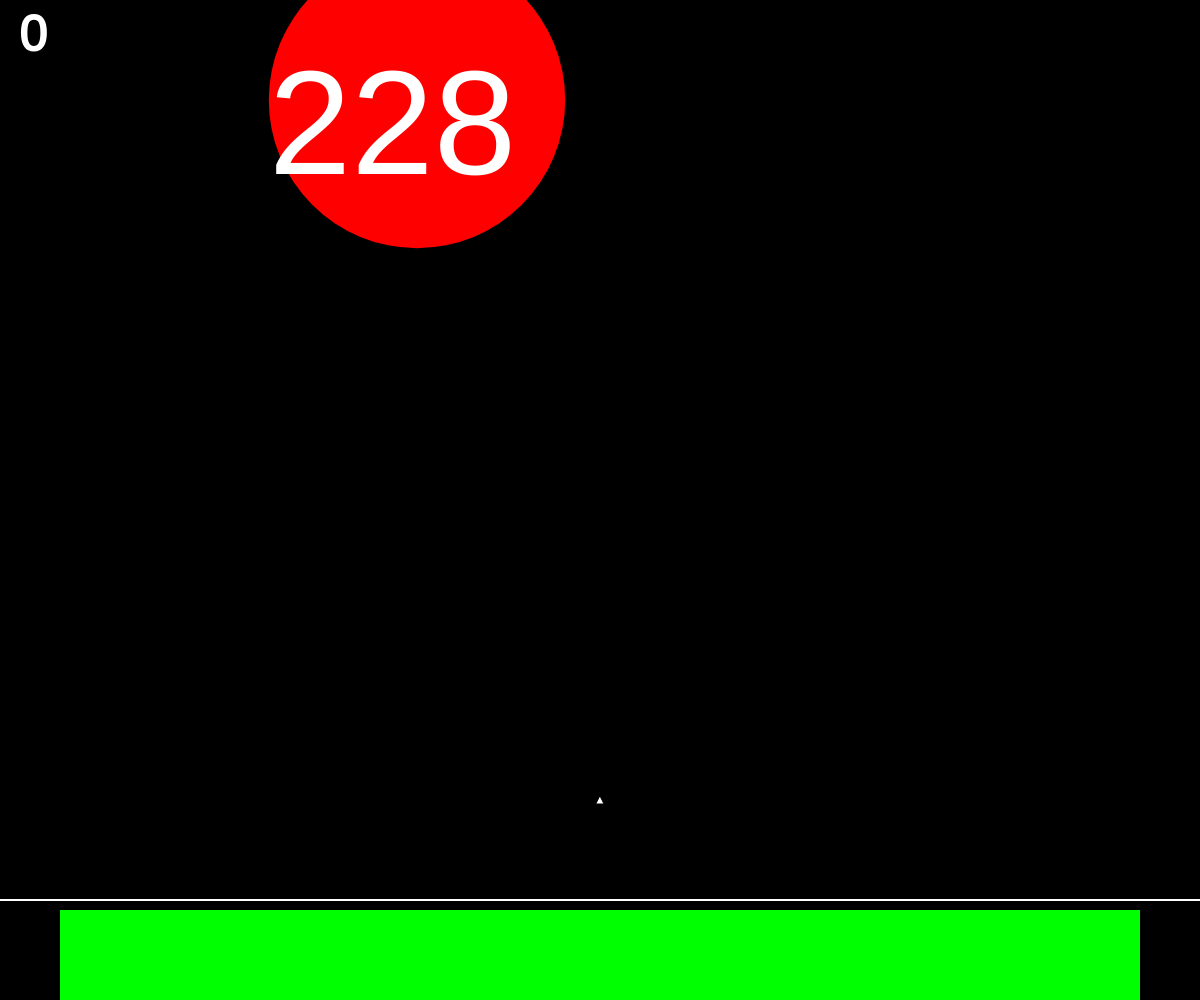
Frame 1 (no input)
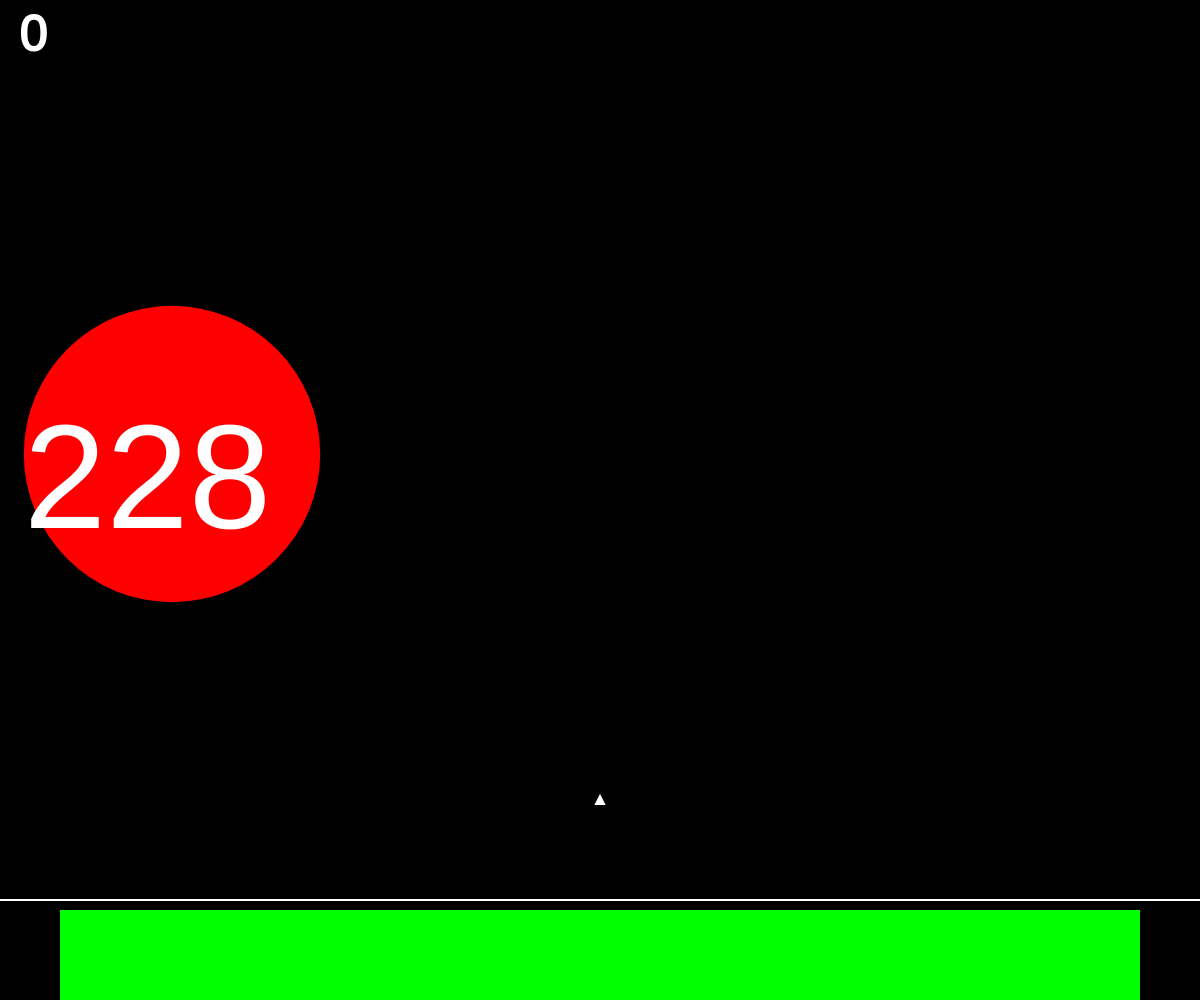
Frame 60 (no input)
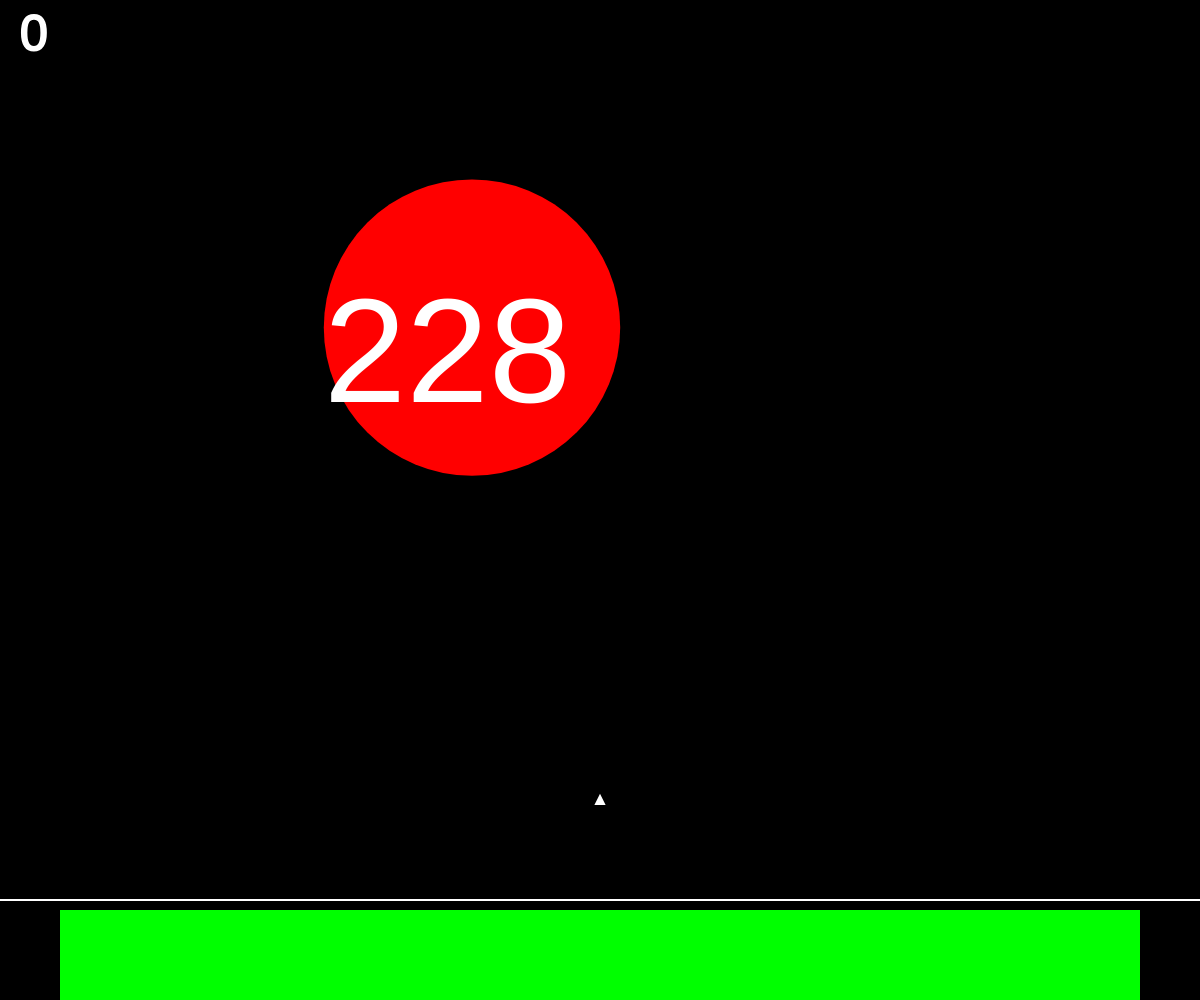
Frame 120 (the mouse pressed at the canvas centre since frame 60)

The p5.js sketch that drew these frames (run headless with seeded random() and noise() and a simulated clock; from frame 60 on, the mouse is pressed at the canvas centre):

// p5.js sketch
// ── sketch.js
let full_width = 400,
  full_height = 400;
let block_width, block_height;
let player;
let enemies = [];
let direction;
let counter = 0;
let score = 0;
let ammunition = 1;
let max_speed = 10;
let powerup;
let powerupActive = false;
let freezeActive = false;
let extraShotsActive = false;
let powerup_timer = 0;
let oldSpeed = [];
let end = 0;

function setup() {
  full_width = window.innerWidth;
  full_height = window.innerHeight;
  createCanvas(full_width, full_height);
  player = new Player();
  setInterval(newEnemy, 5000);
  setInterval(newPowerup, 10000);
  newEnemy();
}

function draw() {
  counter++;
  background(0);
  checkPowerups();
  player.run();
  for (let i = 0; i < enemies.length; i++) {
    enemies[i].run();
  }
  if (powerupActive == true) {
    powerup.run();
  }
  fill(0, 255, 0);
  noStroke();
  rect(full_width * 0.05, full_height * 0.91, full_width * 0.9 * ammunition, full_height * 0.91);
  fill(255);
  death();
  shotScored();
  clearBalls();
  stroke(255);
  strokeWeight(2);
  line(0, height * 0.9, width, height * 0.9);
  textSize(50);
  text(score, 20, 50);
}

function keyPressed() {
  if (key == " " && end == 1) {
    end = 0;
    enemies.splice(0, enemies.length);
    counter = 0;
    score = 0;
    ammunition = 1;
    player.reset();
    frameRate(60);
    console.log("enemies: " + enemies.length);
  }
}

function checkPowerups() {
  if (freezeActive == true) {
    freeze();
  }
  if (extraShotsActive == true) {
    extraShots();
  }
}

function freeze() {
  powerup_timer--;
  if (powerup_timer == 0) {
    freezeActive = false;
  }
}
function extraShots() {
  powerup_timer--;
  if (powerup_timer == 0) {
    extraShotsActive = false;
  }
}
function nuke() {
  for (let i = 0; i < enemies.length; i++) {
    enemies[i].health = 1;
  }
}

function newEnemy() {
  enemies.push(new Enemy());
}

function newPowerup() {
  if (powerupActive == false) {
    powerup = new Powerup();
  }
}

function powerupPop(effect) {
  powerupActive == false;
  if (effect == 1) {
    freezeActive = true;
    powerup_timer = 300;
  } else if (effect == 2) {
    extraShotsActive = true;
    powerup_timer = 1000;
  } else if (effect == 3) {
    nuke();
  }
}

function death() {
  for (let i = 0; i < enemies.length; i++) {
    distance = sqrt((player.x - enemies[i].x) * (player.x - enemies[i].x) + (player.y - enemies[i].y) * (player.y - enemies[i].y));
    if (distance < enemies[i].width / 2) {
      background(255);
      textSize(width / 10);
      let charWidth = width / 10;
      fill(0);
      text("you lost", (width / 2) - charWidth * 2, height / 2);
      textSize(width / 40);
      text("space to retry", (width / 2) - charWidth, (height / 2) + charWidth / 2);
      end = 1;
      frameRate(0);
    }
  }
  if (powerupActive == true) {
    distance = sqrt((player.x - powerup.x) * (player.x - powerup.x) + (player.y - powerup.y) * (player.y - powerup.y));
    if (distance < powerup.width / 2) {
    background(255);
    textSize(width / 10);
    let charWidth = width / 10;
    fill(0);
    text("you lost", (width / 2) - charWidth * 2, height / 2);
    textSize(width / 40);
    text("space to retry", (width / 2) - charWidth, (height / 2) + charWidth / 2);
    end = 1;
    frameRate(0);
  }
  }
}

function shotScored() {
  for (let i = 0; i < enemies.length; i++) {
    for (let j = 0; j < player.bullets.length; j++) {
      distance = sqrt((player.bullets[j].x - enemies[i].x) * (player.bullets[j].x - enemies[i].x) + (player.bullets[j].y - enemies[i].y) * (player.bullets[j].y - enemies[i].y));
      if (distance <= enemies[i].width / 2) {
        enemies[i].health--;
        player.bullets.splice(j, j + 1);
        score++;
      }
    }
  }
  for (let j = 0; j < player.bullets.length; j++) {
    if (powerupActive == true) {
      distance = sqrt((player.bullets[j].x - powerup.x) * (player.bullets[j].x - powerup.x) + (player.bullets[j].y - powerup.y) * (player.bullets[j].y - powerup.y));
      if (distance <= powerup.width / 2) {
        powerup.hit();
        player.bullets.splice(j, j + 1);
        score++;
      }
    }
  }
}

function clearBalls() {
  for (let i = 0; i < enemies.length; i++) {
    if (enemies[i].health <= 0) {
      enemies.splice(i, i + 1);
      score = score + 50;
    }
  }
}
class Player {
  constructor() {
    this.bullets = [];
    this.x = full_width / 2;
    this.y = full_height - full_height * 0.2;
    this.width = width / 300;
    this.velx = 0;
  }
  run() {
    this.update();
    this.updateBullets();
    this.render();
  }
  noCollision() {
    if (this.x < 0 + abs(this.velx) + this.width) {
      return 1;
    } else if (this.x > width - abs(this.velx)) {
      return 2;
    } else {
      return 0;
    }
  }
  reset() {
    this.x = width / 2;
    this.bullets.splice(0, this.bullets.length);
    this.velx = 0;
  }
  updateBullets() {
    for (let i = 0; i < this.bullets.length; i++) {
      this.bullets[i].run();
      if (this.bullets[i].y < 0) {
        this.bullets.splice(i, i + 1);
      }
    }
  }
  update() {
    if (keyIsDown(65) && this.noCollision() != 1) {
      this.velx = this.velx - 2;
      this.x = this.x + this.velx;
    } else if (keyIsDown(68) && this.noCollision() != 2) {
      this.velx = this.velx + 2;
      this.x = this.x + this.velx;
    } else {
      this.velx = 0;
    }
    if (this.velx < -max_speed) {
      this.velx = -max_speed;
    }
    if (this.velx > max_speed) {
      this.velx = max_speed;
    }
    if (keyIsDown(32)) {
      if (ammunition > 0) {
        this.bullets.push(new Bullet(this.x, this.y));
        this.bullets.push(new Bullet(this.x + width / 200, this.y));
        this.bullets.push(new Bullet(this.x - width / 200, this.y));
        ammunition = ammunition - 0.005;
        if (extraShotsActive == true) {
          ammunition = 1;
          this.bullets.push(new Bullet(this.x + width / 100 , this.y));
          this.bullets.push(new Bullet(this.x - width / 100, this.y));
          this.bullets.push(new Bullet(this.x + width / 50, this.y));
          this.bullets.push(new Bullet(this.x - width / 50, this.y));
        }
      }
    } else {
      if (ammunition <= 0.975) {
        if (ammunition > 0.975) {
          ammunition = ammunition + (1 - ammunition);
        } else {
          ammunition = ammunition + 0.025;
        }
      }
    }
  }
  render() {
    fill(255);
    triangle(this.x, this.y - this.width, this.x + this.width, this.y + this.width, this.x - this.width, this.y + this.width);
  }
}
class Bullet {
  constructor(parent_x, parent_y) {
    this.x = parent_x;
    this.y = parent_y;
  }
  run() {
    this.update();
    this.render();
  }
  update() {
    this.y = this.y - 10;
  }
  render() {
    fill(255);
    rect(this.x, this.y, width / 400, 5);
  }
}
class Enemy {
  constructor() {
    this.vely = 0;
    this.health = int(random(50, 300));
    this.width = this.health * 1.3;
    this.y = height * 0.1;
    this.x = int(random(0 + this.width, full_width - this.width));
    if (this.x > 0) {
      this.velx = -5;
    } else {
      this.velx = 5;
    }
  }
  run() {
    this.update();
    this.render();
  }
  update() {
    if (this.y >= (full_height * 0.9) - this.width / 2 - this.vely) {
      this.vely = this.vely * -1;
      if (abs(this.vely) > 10) {
        this.vely = this.vely * 0.9;
      } else {
        this.vely = this.vely * 1.4;
      }
    }
    if (this.x >= width - this.width / 2 || this.x <= 0 + this.width / 2) {
      this.velx = this.velx * -1;
    }
    if (freezeActive == false) {
      this.x = this.x + this.velx;
      this.y = this.y + this.vely;
      this.vely = this.vely + 0.2;
    } else {
      this.vely = 0;
    }
  }
  render() {
    if (this.health > 50) {
      fill(255, 0, 0);
    } else if (this.health > 25) {
      fill(255, 128, 0);
    } else {
      fill(0, 255, 0);
    }
    if (this.width <= 80) {
      this.width = 80;
    }
    else {
      this.width = this.health * 1.3;
    }
    noStroke();
    circle(this.x, this.y, this.width);
    fill(255);
    textSize(this.width / 2);
    text(this.health, this.x - this.width / 2, this.y + this.width / 4);
  }
}
class Powerup {
  constructor() {
    this.x = random(0, full_width);
    this.y = 0;
    this.width = 50;
    powerupActive = true;
    this.vely = 0;
    this.velx = 5;
    this.hitCount = 0;
    this.active = true;
  }
  run() {
    this.update();
    this.render();
  }
  update() {
    if (this.y >= (full_height * 0.9) - this.width / 2 - this.vely) {
      this.vely = this.vely * -1;
      if (abs(this.vely) > 10) {
        this.vely = this.vely * 0.9;
      } else {
        this.vely = this.vely * 1.6;
      }
    }
    if (this.x >= width || this.x <= 0) {
      this.velx = this.velx * -1;
    }
    this.x = this.x + this.velx;
    this.y = this.y + this.vely;
    this.vely = this.vely + 0.2;
  }
  hit() {
    this.hitCount++;
    this.width = this.width + 3;
    if (this.width >= 200) {
      powerupPop(int(random(1, 4)));
      //powerupPop(3);
      this.active = false;
      powerupActive = false;
    }
  }
  render() {
    fill(255);
    noStroke();
    if (this.active == true) {
      circle(this.x, this.y, this.width);
    }
  }
}
